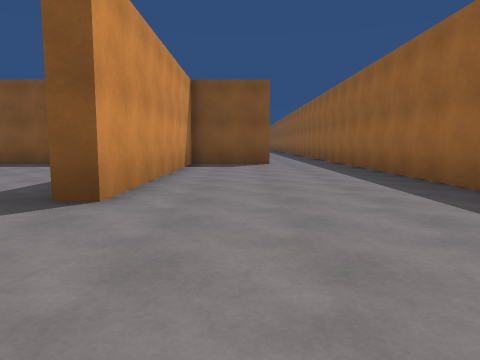
[1] (above)

16 first-person views from a walk through a 3-D level made in the Unity game engine. The camera is 1.2 m above the floor, tilts 6° down and sees 70° across. The floor is counted in squares, 2 m on a side. Each view is taken from the middle of a square. On the plan, view 1 faces up. The plan holds only what a view shows up to about 10 squares ahead; the rest is blank. The place goes on beyond the plan. The player is left out. Door leaves are left out, so doorways stand open.

[2]
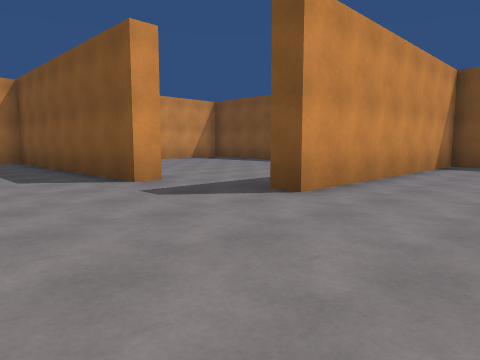

[3]
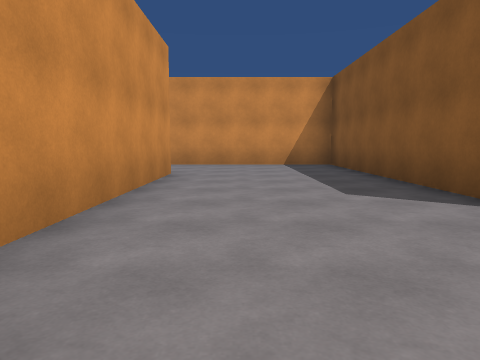

[4]
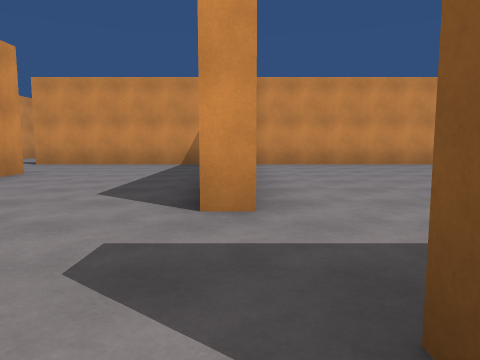

[5]
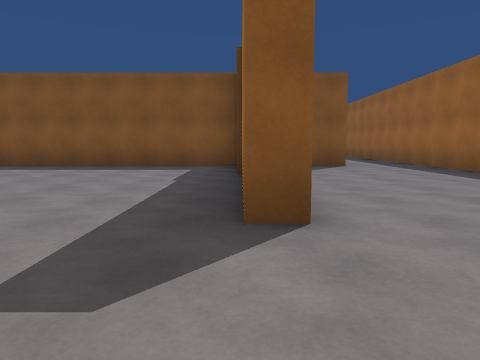

[6]
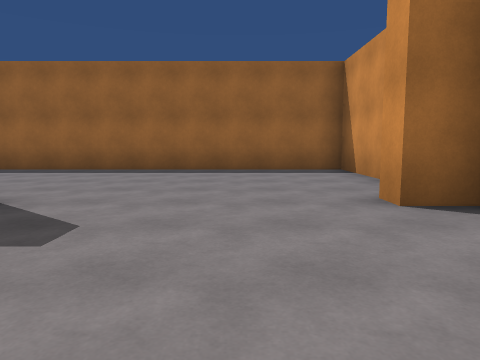

[7]
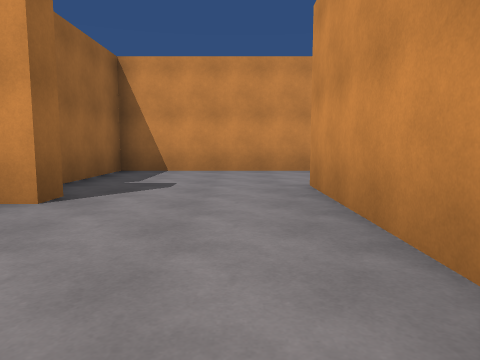

[8]
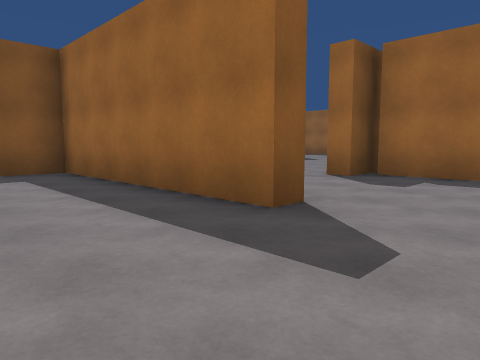

[9]
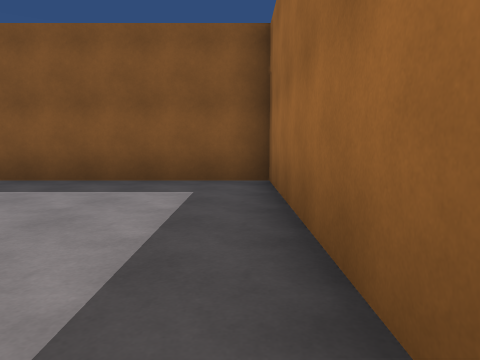

[10]
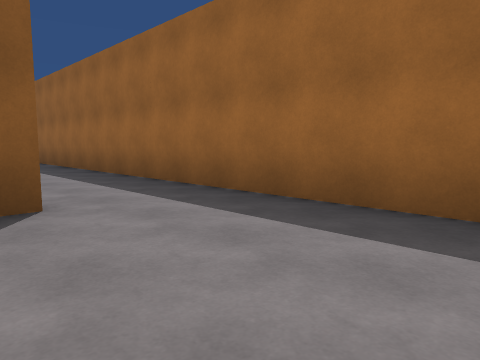

[11]
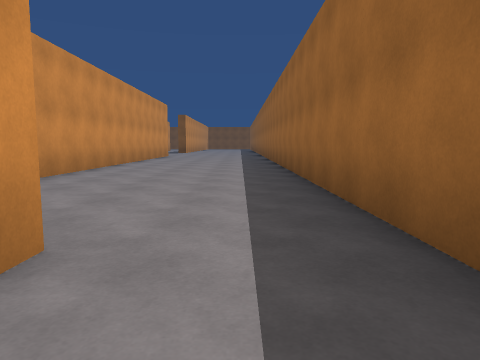

[12]
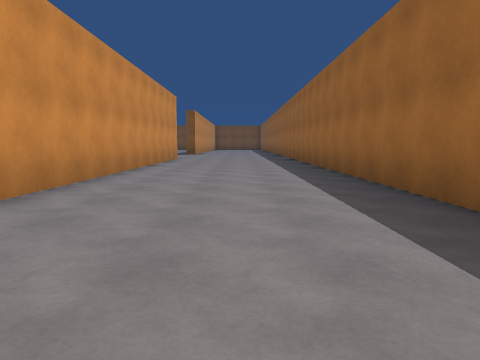

[13]
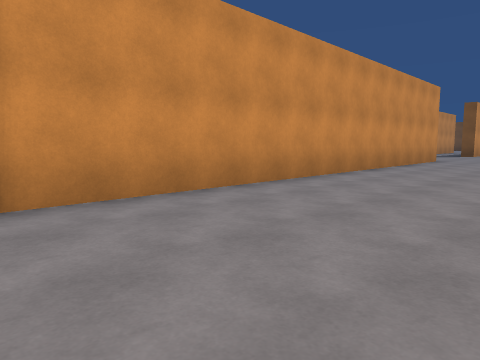

[14]
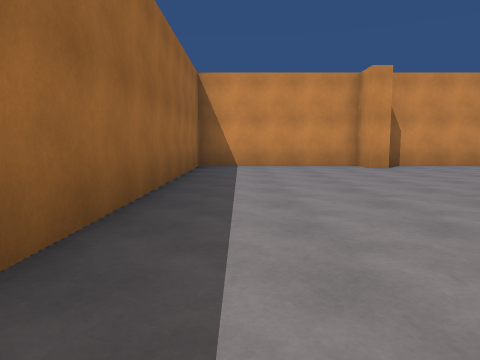

[15]
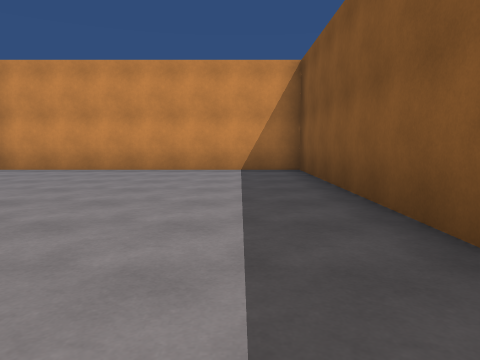

[16]
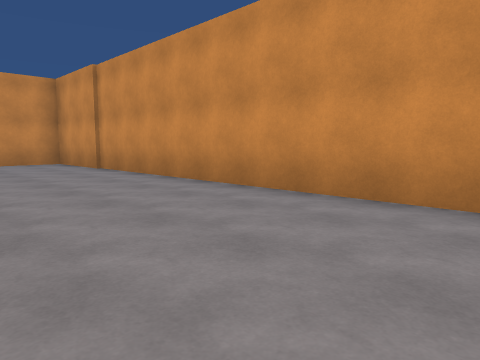

### Floor plan
Points are (right, up) in squares from view 1. A wall is a line through its corners. A room is listed if a view was taken in it or the views show most of it. See-through windows are left out.
Room 1 (views 1, 2, 3, 4, 5, 6, 7, 8, 9, 10, 11, 14)
walls: (-4, 3.2) (-4, 2.6) (-11, 2.6) (-11, -3) (-11.5, -3) (-11.5, 2.6) (-14.5, 2.6); (-6.6, -1.9) (-8, -1.9) (-8, -1.4) (-2, -1.4); (-1.7, -1.4) (-1.7, -0.6) (-1.2, -0.6) (-1.2, -1.4) (3.1, -1.4) (3.1, 11.6); (-11.6, -5.7) (-7.3, -5.7) (-7.3, -2.1); (0.9, 11) (0.9, 10.4) (-1.6, 10.4) (-1.6, 3.5) (-2, 3.5)
ways out: opening at (1.5, 11) to room 2; opening at (-3.5, 4) to room 3
Room 2 (views 12, 13, 16)
walls: (-1.6, 22.5) (-1.6, 11.2); (-1.2, 10.9) (0.1, 10.9); (3.1, 11.6) (3.1, 22.1)
ways out: opening at (1.5, 11) to room 1
Room 3 (view 15)
walls: (-2, 10.4) (-11, 10.4) (-11, 3.4); (-2, 3.5) (-2, 4.8)
ways out: opening at (-3.5, 4) to room 1

Positions as (right, up) in squares from view 1, and headings:
1: (0, 0), facing up
2: (1, 0), facing up-left
3: (-1, 0), facing left
4: (-1, 3), facing left
5: (-2, 1), facing up
6: (-5, 1), facing right
7: (-10, 2), facing down
8: (-14, -5), facing up-right
9: (-12, -3), facing up
10: (0, 7), facing up-right
11: (2, 9), facing up
12: (1, 12), facing up
13: (2, 13), facing up-left
14: (2, 8), facing down
15: (-3, 9), facing left
16: (2, 22), facing down-left
